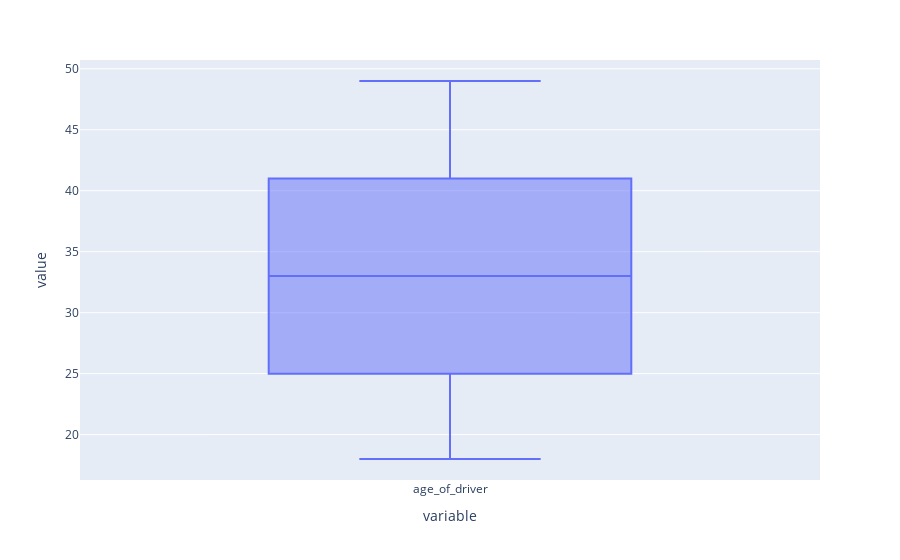

Write notebook code for a chart like this one.
### Code cell
# Outliers com Boxplot

# age_of_driver
figure = px.box(insurance_df['age_of_driver'])
figure.show();

### Figure 1 — Plotly figure (JSON) as saved in the notebook; plotly's stock layout.template omitted (floating-point values rounded to 4 significant figures; data arrays with more than 128 entries replaced by an {"elided": "..."} marker saying what was removed)
{"data": [{"alignmentgroup": "True", "hovertemplate": "variable=%{x}<br>value=%{y}<extra></extra>", "legendgroup": "", "marker": {"color": "#636efa"}, "name": "", "notched": false, "offsetgroup": "", "orientation": "v", "showlegend": false, "type": "box", "x": {"elided": "1000 str values"}, "x0": " ", "xaxis": "x", "y": {"elided": "1000 int values"}, "y0": " ", "yaxis": "y"}], "layout": {"boxmode": "group", "legend": {"tracegroupgap": 0}, "margin": {"t": 60}, "xaxis": {"anchor": "y", "domain": [0, 1], "title": {"text": "variable"}}, "yaxis": {"anchor": "x", "domain": [0, 1], "title": {"text": "value"}}}}
